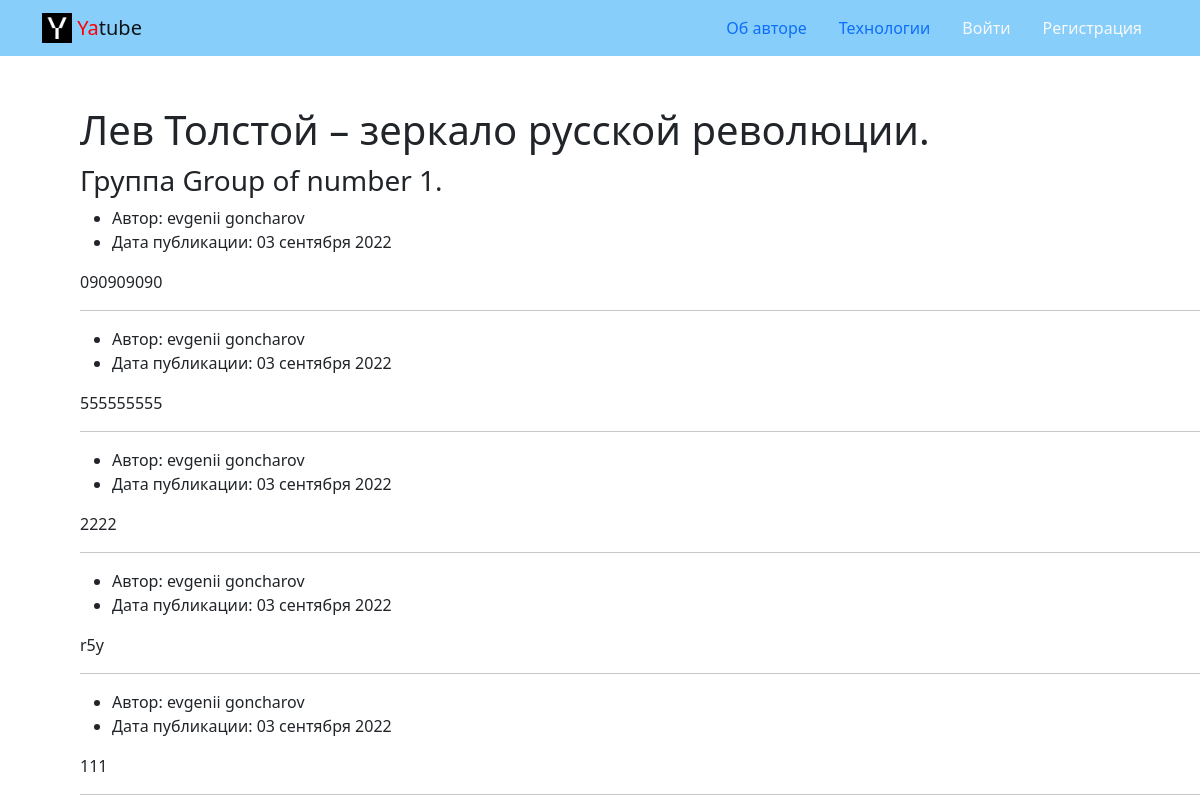
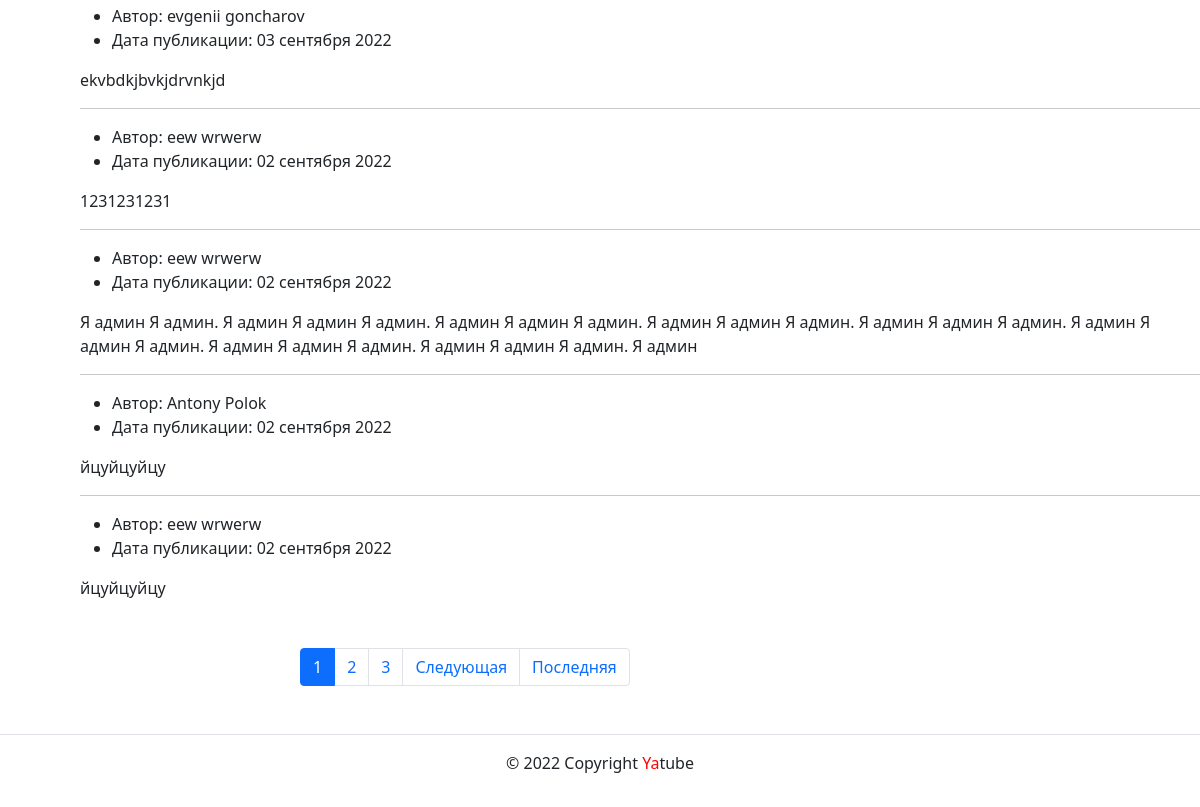
Before: /group/one/ with the older database file (2 pictures, top to bottom).
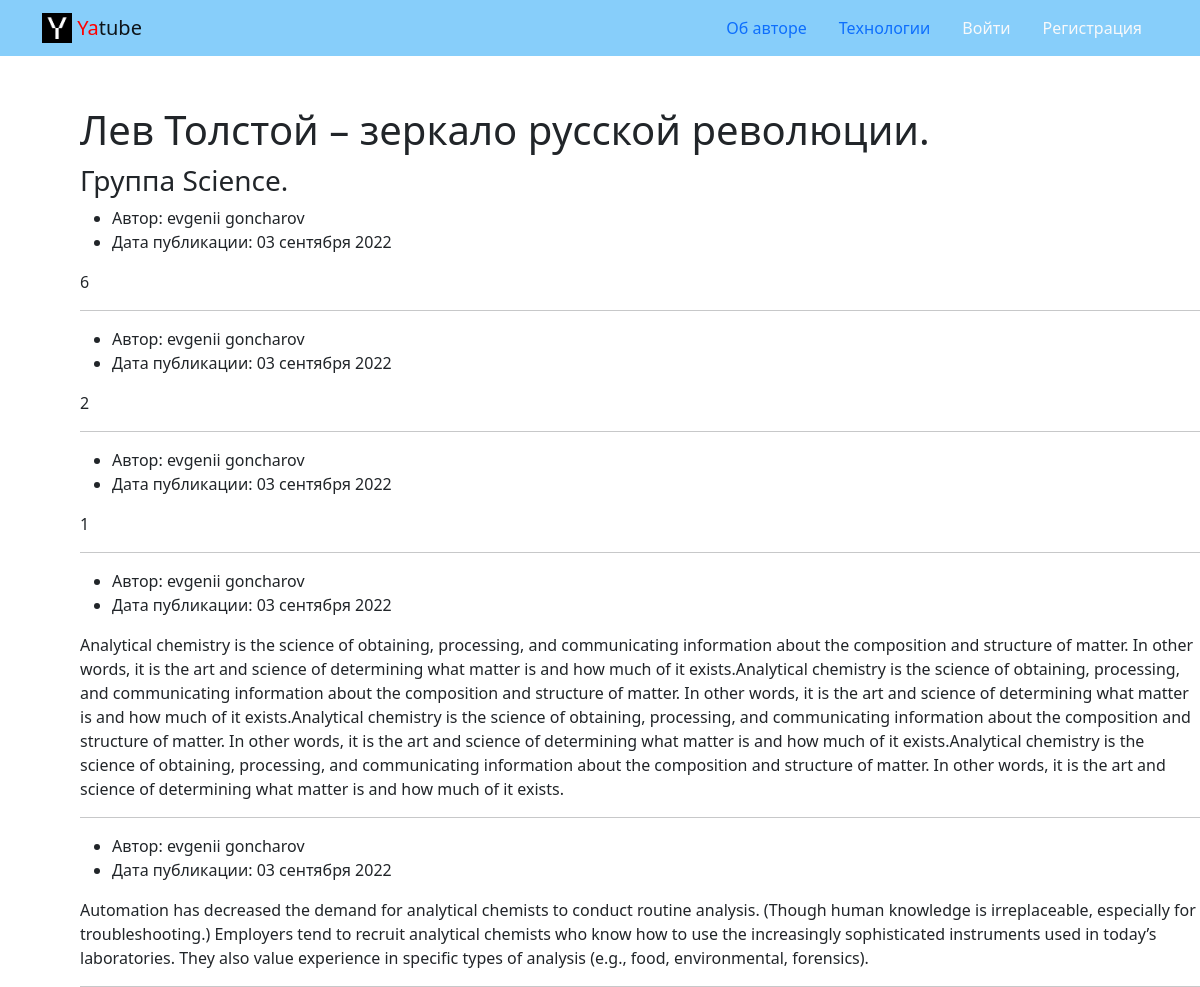
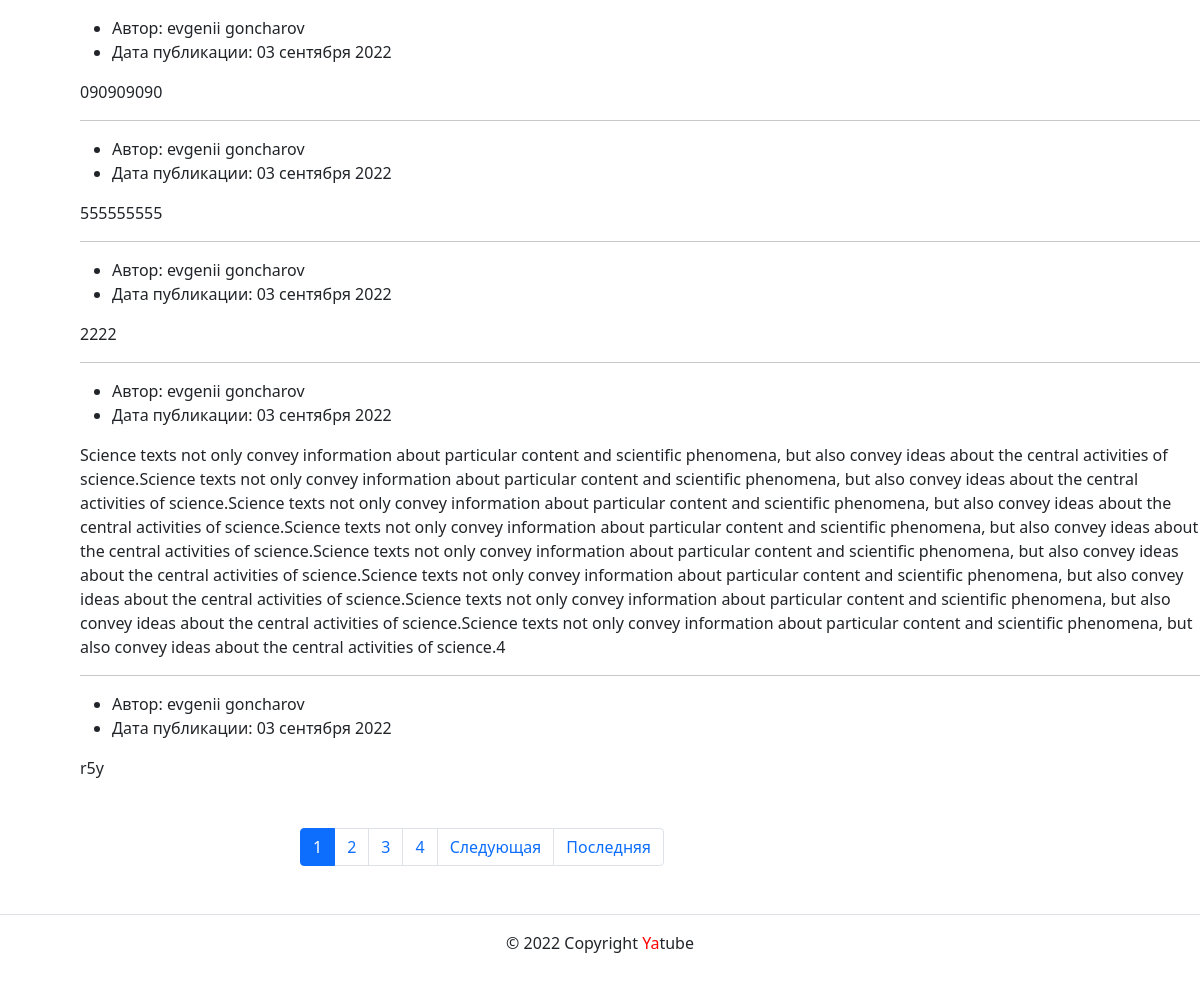
After: the same page with the newer database file (2 pictures, top to bottom).
### posts/models.py (models this page shows, shortened)
class Group(models.Model):
    title = models.CharField(max_length=200)
    slug = models.SlugField(max_length=100, unique=True)
    description = models.TextField()

class Post(models.Model):
    text = models.TextField()
    pub_date = models.DateTimeField(auto_now_add=True)
    author = models.ForeignKey(
        User,
        on_delete=models.CASCADE,
        blank=True,
        null=True,
        related_name='posts'
    )
    group = models.ForeignKey(
        Group,
        on_delete=models.SET_NULL,
        max_length=200,
        blank=True,
        null=True,
        related_name='posts'
    )
    class Meta:
        ordering = ('-pub_date',)

### posts/views.py (the view)
def group_list(request, slug):
    group = get_object_or_404(Group, slug=slug)
    title = f'Записи сообщества {slug}'
    posts = group.posts.all()
    template = 'posts/group_list.html'
    paginator = Paginator(posts, 10)
    page_number = request.GET.get('page')
    page_obj = paginator.get_page(page_number)
    context = {
        'page_obj': page_obj,
        'title': title,
        'group': group,
        'posts': posts}
    return render(request, template, context)

### core/context_processors/year.py (called while the page is built)
def year(request):
    return {
        "year": datetime.datetime.now().year
    }

### templates/posts/group_list.html
{% extends 'base.html' %}
{% block content %}
    <h1 style="margin-left: 80px; margin-top: 50px;">Лев Толстой – зеркало русской революции.</h1>
    <h3 style="margin-left: 80px; margin-top: 10px;">Группа {{ group.title }}.</h3>
    {% for post in page_obj %}
        <div style="margin-left: 80px;">
            <ul>
                <li>
                    Автор: {{ post.author.get_full_name }}
                </li>
                <li>
                    Дата публикации: {{ post.pub_date|date:"d E Y" }}
                </li>
            </ul>
            <p>
                {{ post.text }}
            </p>
            {% if not forloop.last %}
                <hr>
            {% endif %}
        </div>
    {% endfor %}
    {% include 'posts/includes/paginator.html' %}
{% endblock %}

Changed rows visible on the page:
no longer on this page (row unchanged): Post: author.get_full_name "evgenii goncharov", pub_date "03 сентября 2022", text "111"
no longer on this page (row unchanged): Post: author.get_full_name "evgenii goncharov", pub_date "03 сентября 2022", text "ekvbdkjbvkjdrvnkjd"
no longer on this page (row unchanged): Post: author.get_full_name "eew wrwerw", pub_date "02 сентября 2022", text "1231231231"
no longer on this page (row unchanged): Post: author.get_full_name "eew wrwerw", pub_date "02 сентября 2022", text "Я админ Я админ. Я админ Я админ Я админ. Я админ Я админ Я админ. Я админ Я админ Я админ. Я админ Я админ Я админ. Я админ Я админ Я админ. Я админ Я админ Я админ. Я админ Я админ Я админ. Я админ"
no longer on this page (row unchanged): Post: author.get_full_name "Antony Polok", pub_date "02 сентября 2022", text "йцуйцуйцу"
no longer on this page (row unchanged): Post: author.get_full_name "eew wrwerw", pub_date "02 сентября 2022", text "йцуйцуйцу"
changed Group: title "Group of number 1" → "Science"
added Post: author.get_full_name "evgenii goncharov", pub_date "03 сентября 2022", text "6"
added Post: author.get_full_name "evgenii goncharov", pub_date "03 сентября 2022", text "2"
added Post: author.get_full_name "evgenii goncharov", pub_date "03 сентября 2022", text "1"
added Post: author.get_full_name "evgenii goncharov", pub_date "03 сентября 2022", text "Analytical chemistry is the science of obtaining, processing, and communicating information about the composition and structure of matter. In other words, it is the art and science of determining what matter is and how much of it exists.Analytical chemistry is the science of obtaining, processing, and communicating information about the composition and structure of matter. In other words, it is the art and science of determining what matter is and how much of it exists.Analytical chemistry is the science of obtaining, processing, and communicating information about the composition and structure of matter. In other words, it is the art and science of determining what matter is and how much…"
now on this page (row edited): Post: author.get_full_name "evgenii goncharov", pub_date "03 сентября 2022", text "Automation has decreased the demand for analytical chemists to conduct routine analysis. (Though human knowledge is irreplaceable, especially for troubleshooting.) Employers tend to recruit analytical chemists who know how to use the increasingly sophisticated instruments used in today’s laboratories. They also value experience in specific types of analysis (e.g., food, environmental, forensics)."
now on this page (row edited): Post: author.get_full_name "evgenii goncharov", pub_date "03 сентября 2022", text "Science texts not only convey information about particular content and scientific phenomena, but also convey ideas about the central activities of science.Science texts not only convey information about particular content and scientific phenomena, but also convey ideas about the central activities of science.Science texts not only convey information about particular content and scientific phenomena, but also convey ideas about the central activities of science.Science texts not only convey information about particular content and scientific phenomena, but also convey ideas about the central activities of science.Science texts not only convey information about particular content and…"
Other visible differences:
new list line: "4"
